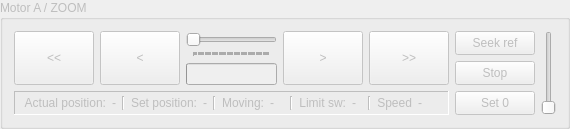
     <widget class="QGroupBox" name="group_a">
      <property name="enabled">
       <bool>false</bool>
      </property>
      <property name="autoFillBackground">
       <bool>false</bool>
      </property>
      <property name="styleSheet">
       <string notr="true"/>
      </property>
      <property name="title">
       <string>Motor A / ZOOM</string>
      </property>
      <layout class="QGridLayout" name="gridLayout">
       <item row="0" column="0">
        <layout class="QHBoxLayout" name="horizontalLayout">
         <item>
          <widget class="QPushButton" name="btn_a_left">
           <property name="sizePolicy">
            <sizepolicy hsizetype="Minimum" vsizetype="Expanding">
             <horstretch>0</horstretch>
             <verstretch>0</verstretch>
            </sizepolicy>
           </property>
           <property name="text">
            <string>&lt;&lt;</string>
           </property>
           <property name="autoRepeat">
            <bool>true</bool>
           </property>
           <property name="autoRepeatInterval">
            <number>50</number>
           </property>
          </widget>
         </item>
         <item>
          <widget class="QPushButton" name="btn_a_left_fine">
           <property name="sizePolicy">
            <sizepolicy hsizetype="Minimum" vsizetype="Expanding">
             <horstretch>0</horstretch>
             <verstretch>0</verstretch>
            </sizepolicy>
           </property>
           <property name="text">
            <string>&lt;</string>
           </property>
           <property name="autoRepeat">
            <bool>true</bool>
           </property>
           <property name="autoRepeatInterval">
            <number>50</number>
           </property>
          </widget>
         </item>
         <item>
          <layout class="QVBoxLayout" name="verticalLayout">
           <item>
            <widget class="QSlider" name="slider_a">
             <property name="sizePolicy">
              <sizepolicy hsizetype="Expanding" vsizetype="Minimum">
               <horstretch>0</horstretch>
               <verstretch>0</verstretch>
              </sizepolicy>
             </property>
             <property name="maximum">
              <number>65535</number>
             </property>
             <property name="orientation">
              <enum>Qt::Horizontal</enum>
             </property>
             <property name="tickPosition">
              <enum>QSlider::TicksBelow</enum>
             </property>
             <property name="tickInterval">
              <number>1000</number>
             </property>
            </widget>
           </item>
           <item>
            <widget class="QProgressBar" name="progress_a">
             <property name="maximum">
              <number>65535</number>
             </property>
             <property name="value">
              <number>0</number>
             </property>
             <property name="textVisible">
              <bool>false</bool>
             </property>
            </widget>
           </item>
          </layout>
         </item>
         <item>
          <widget class="QPushButton" name="btn_a_right_fine">
           <property name="sizePolicy">
            <sizepolicy hsizetype="Minimum" vsizetype="Expanding">
             <horstretch>0</horstretch>
             <verstretch>0</verstretch>
            </sizepolicy>
           </property>
           <property name="text">
            <string>&gt;</string>
           </property>
           <property name="autoRepeat">
            <bool>true</bool>
           </property>
           <property name="autoRepeatInterval">
            <number>50</number>
           </property>
          </widget>
         </item>
         <item>
          <widget class="QPushButton" name="btn_a_right">
           <property name="sizePolicy">
            <sizepolicy hsizetype="Minimum" vsizetype="Expanding">
             <horstretch>0</horstretch>
             <verstretch>0</verstretch>
            </sizepolicy>
           </property>
           <property name="text">
            <string>&gt;&gt;</string>
           </property>
           <property name="autoRepeat">
            <bool>true</bool>
           </property>
           <property name="autoRepeatInterval">
            <number>50</number>
           </property>
          </widget>
         </item>
        </layout>
       </item>
       <item row="0" column="1" rowspan="2">
        <layout class="QVBoxLayout" name="verticalLayout_2">
         <item>
          <widget class="QPushButton" name="btn_a_seek">
           <property name="sizePolicy">
            <sizepolicy hsizetype="Minimum" vsizetype="Expanding">
             <horstretch>0</horstretch>
             <verstretch>0</verstretch>
            </sizepolicy>
           </property>
           <property name="text">
            <string>Seek ref</string>
           </property>
          </widget>
         </item>
         <item>
          <widget class="QPushButton" name="btn_a_stop">
           <property name="sizePolicy">
            <sizepolicy hsizetype="Minimum" vsizetype="Expanding">
             <horstretch>0</horstretch>
             <verstretch>0</verstretch>
            </sizepolicy>
           </property>
           <property name="text">
            <string>Stop</string>
           </property>
          </widget>
         </item>
         <item>
          <widget class="QPushButton" name="btn_a_0">
           <property name="sizePolicy">
            <sizepolicy hsizetype="Minimum" vsizetype="Expanding">
             <horstretch>0</horstretch>
             <verstretch>0</verstretch>
            </sizepolicy>
           </property>
           <property name="text">
            <string>Set 0</string>
           </property>
          </widget>
         </item>
        </layout>
       </item>
       <item row="1" column="0">
        <widget class="QFrame" name="frame">
         <property name="frameShape">
          <enum>QFrame::Panel</enum>
         </property>
         <property name="frameShadow">
          <enum>QFrame::Sunken</enum>
         </property>
         <layout class="QHBoxLayout" name="horizontalLayout_7">
          <property name="topMargin">
           <number>4</number>
          </property>
          <property name="bottomMargin">
           <number>4</number>
          </property>
          <item>
           <layout class="QHBoxLayout" name="horizontalLayout_2">
            <item>
             <widget class="QLabel" name="label_a_1">
              <property name="text">
               <string>Actual position:</string>
              </property>
              <property name="alignment">
               <set>Qt::AlignRight|Qt::AlignTrailing|Qt::AlignVCenter</set>
              </property>
             </widget>
            </item>
            <item>
             <widget class="QLabel" name="label_a_pos">
              <property name="text">
               <string>-</string>
              </property>
             </widget>
            </item>
           </layout>
          </item>
          <item>
           <widget class="Line" name="line">
            <property name="orientation">
             <enum>Qt::Vertical</enum>
            </property>
           </widget>
          </item>
          <item>
           <layout class="QHBoxLayout" name="horizontalLayout_8">
            <item>
             <widget class="QLabel" name="label_a_4">
              <property name="text">
               <string>Set position:</string>
              </property>
              <property name="alignment">
               <set>Qt::AlignRight|Qt::AlignTrailing|Qt::AlignVCenter</set>
              </property>
             </widget>
            </item>
            <item>
             <widget class="QLabel" name="label_a_setpos">
              <property name="text">
               <string>-</string>
              </property>
             </widget>
            </item>
           </layout>
          </item>
          <item>
           <widget class="Line" name="line_2">
            <property name="orientation">
             <enum>Qt::Vertical</enum>
            </property>
           </widget>
          </item>
          <item>
           <layout class="QHBoxLayout" name="horizontalLayout_5">
            <item>
             <widget class="QLabel" name="label_a_2">
              <property name="text">
               <string>Moving:</string>
              </property>
              <property name="alignment">
               <set>Qt::AlignRight|Qt::AlignTrailing|Qt::AlignVCenter</set>
              </property>
             </widget>
            </item>
            <item>
             <widget class="QLabel" name="label_a_status">
              <property name="text">
               <string>-</string>
              </property>
             </widget>
            </item>
           </layout>
          </item>
          <item>
           <widget class="Line" name="line_3">
            <property name="orientation">
             <enum>Qt::Vertical</enum>
            </property>
           </widget>
          </item>
          <item>
           <layout class="QHBoxLayout" name="horizontalLayout_6">
            <item>
             <widget class="QLabel" name="label_a_3">
              <property name="text">
               <string>Limit sw:</string>
              </property>
              <property name="alignment">
               <set>Qt::AlignRight|Qt::AlignTrailing|Qt::AlignVCenter</set>
              </property>
             </widget>
            </item>
            <item>
             <widget class="QLabel" name="label_a_limitsw">
              <property name="text">
               <string>-</string>
              </property>
             </widget>
            </item>
           </layout>
          </item>
          <item>
           <widget class="Line" name="line_10">
            <property name="orientation">
             <enum>Qt::Vertical</enum>
            </property>
           </widget>
          </item>
          <item>
           <layout class="QHBoxLayout" name="horizontalLayout_16">
            <item>
             <widget class="QLabel" name="label_a_14">
              <property name="text">
               <string>Speed</string>
              </property>
              <property name="alignment">
               <set>Qt::AlignRight|Qt::AlignTrailing|Qt::AlignVCenter</set>
              </property>
             </widget>
            </item>
            <item>
             <widget class="QLabel" name="label_a_speed">
              <property name="text">
               <string>-</string>
              </property>
             </widget>
            </item>
           </layout>
          </item>
         </layout>
        </widget>
       </item>
       <item row="0" column="2" rowspan="2">
        <widget class="QSlider" name="slider_a_speed">
         <property name="minimum">
          <number>400</number>
         </property>
         <property name="maximum">
          <number>4000</number>
         </property>
         <property name="orientation">
          <enum>Qt::Vertical</enum>
         </property>
        </widget>
       </item>
      </layout>
      <zorder></zorder>
      <zorder>frame</zorder>
      <zorder></zorder>
      <zorder>slider_a_speed</zorder>
     </widget>
